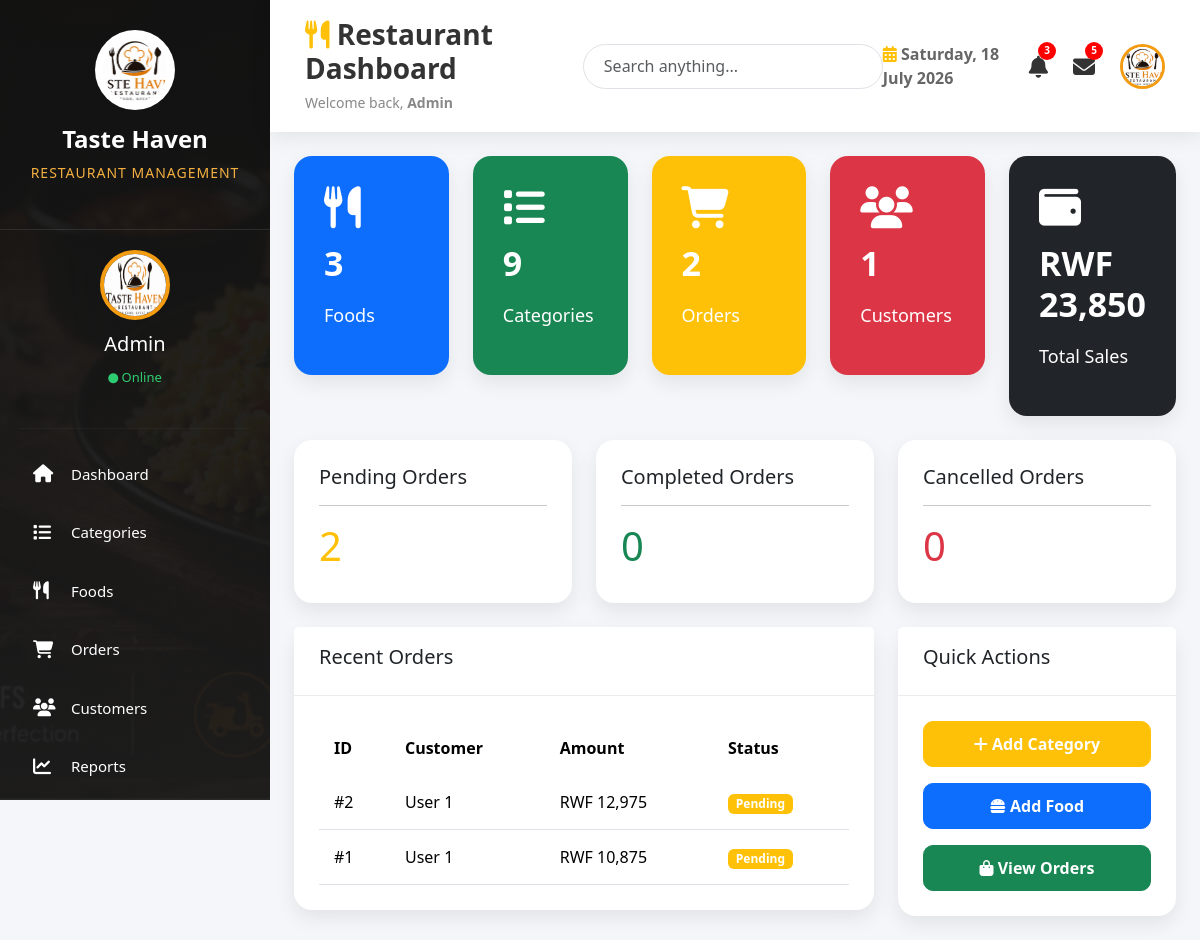
Page /admin/dashboard.php (signed in) on the committed database.
### tables this page shows
CREATE TABLE `orders` (
  `id` int(11) NOT NULL,
  `user_id` int(11) DEFAULT NULL,
  `customer_name` varchar(100) DEFAULT NULL,
  `email` varchar(100) DEFAULT NULL,
  `phone` varchar(20) DEFAULT NULL,
  `address` text DEFAULT NULL,
  `notes` text DEFAULT NULL,
  `total_amount` decimal(10,2) DEFAULT NULL,
  `payment_method` varchar(50) DEFAULT NULL,
  `payment_phone` varchar(20) DEFAULT NULL,
  `transaction_id` varchar(100) DEFAULT NULL,
  `order_status` enum('Pending','Preparing','Ready','Out For Delivery','Delivered','Cancelled') DEFAULT 'Pending',
  `created_at` timestamp NOT NULL DEFAULT current_timestamp(),
  `payment_status` enum('Pending','Verified','Rejected') DEFAULT 'Pending'
);

### admin/dashboard.php (the view, shortened to what this page needs)
<?php
include("../config/db.php");
$product_count = mysqli_num_rows(mysqli_query($conn,"SELECT * FROM foods"));
$category_count = mysqli_num_rows(mysqli_query($conn,"SELECT * FROM categories"));
$customer_count = mysqli_num_rows(mysqli_query($conn,"SELECT * FROM users"));
$order_count = mysqli_num_rows(mysqli_query($conn,"SELECT * FROM orders"));
$sales = mysqli_fetch_assoc(mysqli_query($conn,"SELECT SUM(total_amount) AS total FROM orders"));
$total_sales = $sales['total'];
$pending = mysqli_num_rows(
mysqli_query($conn,"SELECT * FROM orders
WHERE order_status='Pending'")
);
$completed = mysqli_num_rows(
mysqli_query($conn,"SELECT * FROM orders
WHERE order_status='Completed'")
);
$cancelled = mysqli_num_rows(
mysqli_query($conn,"SELECT * FROM orders
WHERE order_status='Cancelled'")
);
?>
<!DOCTYPE html>
<html lang="en">
<head>
<link href="https://cdn.jsdelivr.net/npm/bootstrap@5.3.3/dist/css/bootstrap.min.css"
rel="stylesheet">
<link rel="stylesheet"
href="../assets/css/admin.css">
<link rel="stylesheet"
href="https://cdnjs.cloudflare.com/ajax/libs/font-awesome/6.5.2/css/all.min.css">
</head>
<body>
<div class="wrapper">
<?php include("includes/sidebar.php"); ?>
<div class="main">
<?php include("includes/header.php"); ?>
<div class="container-fluid p-4">
<div class="row g-4">
<div class="col">
<div class="card dashboard-card bg-primary">
<i class="fas fa-utensils"></i>
<h3><?php echo $product_count; ?></h3>
<p>Foods</p>
</div>
</div>
<div class="col">
<div class="card dashboard-card bg-success">
<i class="fas fa-list"></i>
<h3><?php echo $category_count; ?></h3>
<p>Categories</p>
</div>
</div>
<div class="col">
<div class="card dashboard-card bg-warning">
<i class="fas fa-shopping-cart"></i>
<h3><?php echo $order_count; ?></h3>
<p>Orders</p>
</div>
</div>
<div class="col">
<div class="card dashboard-card bg-danger">
<i class="fas fa-users"></i>
<h3><?php echo $customer_count; ?></h3>
<p>Customers</p>
</div>
</div>
<div class="col">
<div class="card dashboard-card bg-dark">
<i class="fas fa-wallet"></i>
<h3>
RWF <?php echo number_format($total_sales); ?>
</h3>
<p>Total Sales</p>
</div>
</div>
</div>
<br>
<div class="row">
<div class="col-lg-4">
<div class="card">
<div class="card-body">
<h5>
Pending Orders
</h5>
<hr>
<h1 class="text-warning">
<?php echo $pending; ?>
</h1>
</div>
</div>
</div>
<div class="col-lg-4">
<div class="card">
<div class="card-body">
<h5>
Completed Orders
</h5>
<hr>
<h1 class="text-success">
<?php echo $completed; ?>
</h1>
</div>
</div>
</div>
<div class="col-lg-4">
<div class="card">
<div class="card-body">
<h5>
Cancelled Orders
</h5>
<hr>
<h1 class="text-danger">
<?php echo $cancelled; ?>
</h1>
</div>
</div>
</div>
</div>
<br>
<div class="row">
<div class="col-lg-8">
<div class="card">
<div class="card-header">
<h5>
Recent Orders
</h5>
</div>
<div class="card-body">
<table class="table table-hover">
<thead>
<tr>
<th>ID</th>
<th>Customer</th>
<th>Amount</th>
<th>Status</th>
</tr>
</thead>
<tbody>
<?php
$recent=mysqli_query($conn,
"SELECT * FROM orders
ORDER BY id DESC
LIMIT 5");
while($row=mysqli_fetch_assoc($recent))
{
?>
<tr>
<td>
#<?php echo $row['id']; ?>
</td>
<td>
User <?php echo $row['user_id']; ?>
</td>
<td>
RWF
<?php echo number_format($row['total_amount']); ?>
</td>
<td>
<?php
$status=$row['order_status'];
if($status=="Completed")
echo "<span class='badge bg-success'>$status</span>";
elseif($status=="Pending")
echo "<span class='badge bg-warning'>$status</span>";
else
echo "<span class='badge bg-danger'>$status</span>";
?>
</td>
</tr>
<?php
}
?>
</tbody>
</table>
</div>
</div>
</div>
<div class="col-lg-4">
<div class="card">
<div class="card-header">
<h5>
Quick Actions
</h5>
</div>
<div class="card-body">
<a href="add_category.php"
class="btn btn-warning w-100 mb-3">
<i class="fas fa-plus"></i>
Add Category
</a>
<a href="add_food.php"
class="btn btn-primary w-100 mb-3">
<i class="fas fa-hamburger"></i>
Add Food
</a>
<a href="orders.php"
class="btn btn-success w-100">
<i class="fas fa-shopping-bag"></i>
View Orders
</a>
</div>
</div>
</div>
</div>
</div>
</div>
</div>
</body>
</html>

### assets/css/admin.css (style rules this page uses)
* { margin:0; padding:0; box-sizing:border-box; }
body { font-family:'Segoe UI',Tahoma,Geneva,Verdana,sans-serif; background:#f4f6f9; color:#333; }
a { text-decoration:none; }
.wrapper { display:flex; min-height:100vh; }
.main { margin-left:270px; width:calc(100% - 270px); }
.dashboard-card { border:none; border-radius:18px; color:white; padding:30px; transition:.3s; box-shadow:0 10px 20px rgba(0,0,0,.1); }
.dashboard-card i { font-size:42px; margin-bottom:15px; }
.dashboard-card h3 { font-size:34px; font-weight:bold; }
.dashboard-card p { margin-top:10px; font-size:18px; }
.card { border:none; border-radius:18px; box-shadow:0 8px 20px rgba(0,0,0,.08); }
.card-header { background:#ffffff; border-bottom:1px solid #ececec; font-weight:600; padding:18px 25px; }
.card-body { padding:25px; }
.table { margin-bottom:0; vertical-align:middle; }
.table thead { background:#212529; color:#fff; }
.table thead th { padding:15px; border:none; font-weight:600; }
.table tbody td { padding:15px; }
.table tbody tr { transition:.3s; }
.btn { border-radius:10px; padding:10px 18px; font-weight:600; }
.btn-primary { background:#0d6efd; }
.btn-success { background:#198754; }
.btn-warning { color:#fff; }
html { scroll-behavior:smooth; }

### rows in the picture
orders: id "2", user "1", total_amount "12,975", order_status "Pending"
orders: id "1", user "1", total_amount "10,875", order_status "Pending"

### other values in the picture
$_SESSION['admin'] "Admin"
$product_count "3"
$category_count "9"
$order_count "2"
$customer_count "1"
$total_sales "23,850"
$pending "2"
$completed "0"
$cancelled "0"
